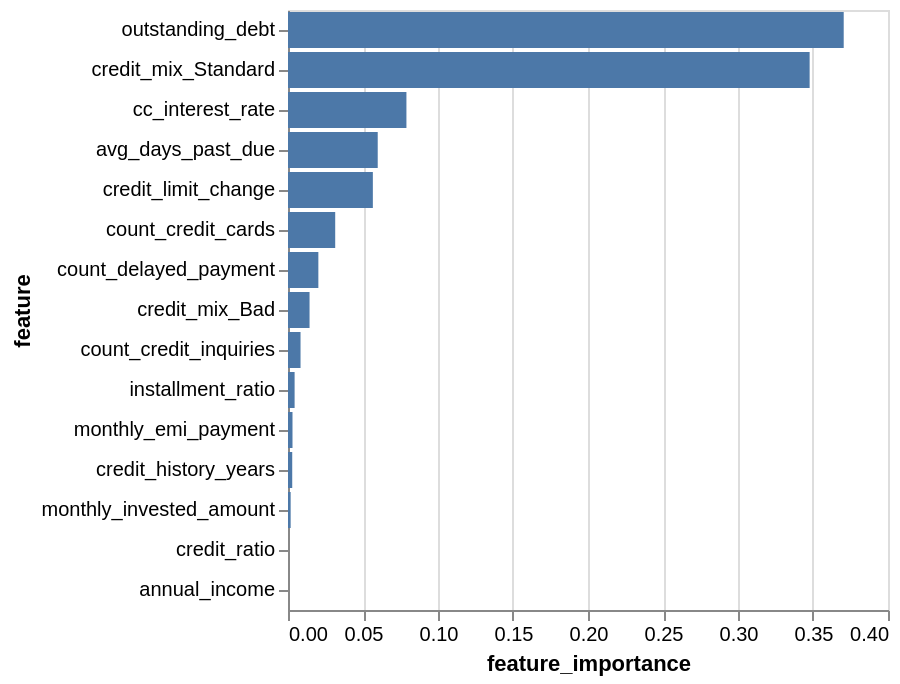

The code cell stored with this chart in its notebook:
### Markdown cell above
### G.5 Business Impact from Current Model Performance

### Code cell
# Feature important visualization.
dt_feature_imp = pd.DataFrame(
    {
        'feature': X_train.columns,
        'feature_importance': dt_best_hyper.feature_importances_
     }
)

# Sorting value (asending) and reset index
dt_feature_imp = dt_feature_imp.sort_values('feature_importance', ascending=False).reset_index(drop=True)

# Filter only top 15 important
top_features = dt_feature_imp.head(15)

# Display only 15 top features
alt.Chart(top_features).mark_bar().encode(
    x = 'feature_importance',
    y = alt.Y("feature", sort='-x'),
    tooltip = ['feature','feature_importance'])

# However, there are only a few features that greatly contribute (outstanding_dept, credit_mix_standard) to model performance but we cannot remove them.
# The reason is the Decision tree algorithm created only 1 trees which I considered that Removing them is not suitable (based on my perspective)
# On my next model (Random Forest), I will still include all feature to make sure that the model will contribute to the

### Figure 1 — Vega-Lite specification as saved in the notebook (floating-point values rounded to 4 significant figures)
{"config": {"view": {"continuousWidth": 300, "continuousHeight": 300}}, "data": {"name": "data-9f4d54045228a97ed4ea62bd10309351"}, "mark": {"type": "bar"}, "encoding": {"tooltip": [{"field": "feature", "type": "nominal"}, {"field": "feature_importance", "type": "quantitative"}], "x": {"field": "feature_importance", "type": "quantitative"}, "y": {"field": "feature", "sort": "-x", "type": "nominal"}}, "$schema": "https://vega.github.io/schema/vega-lite/v5.20.1.json", "datasets": {"data-9f4d54045228a97ed4ea62bd10309351": [{"feature": "outstanding_debt", "feature_importance": 0.3705}, {"feature": "credit_mix_Standard", "feature_importance": 0.3478}, {"feature": "cc_interest_rate", "feature_importance": 0.07895}, {"feature": "avg_days_past_due", "feature_importance": 0.05982}, {"feature": "credit_limit_change", "feature_importance": 0.05657}, {"feature": "count_credit_cards", "feature_importance": 0.03147}, {"feature": "count_delayed_payment", "feature_importance": 0.02024}, {"feature": "credit_mix_Bad", "feature_importance": 0.01436}, {"feature": "count_credit_inquiries", "feature_importance": 0.008356}, {"feature": "installment_ratio", "feature_importance": 0.004403}, {"feature": "monthly_emi_payment", "feature_importance": 0.002999}, {"feature": "credit_history_years", "feature_importance": 0.002821}, {"feature": "monthly_invested_amount", "feature_importance": 0.00177}, {"feature": "credit_ratio", "feature_importance": 0.0}, {"feature": "annual_income", "feature_importance": 0.0}]}}
